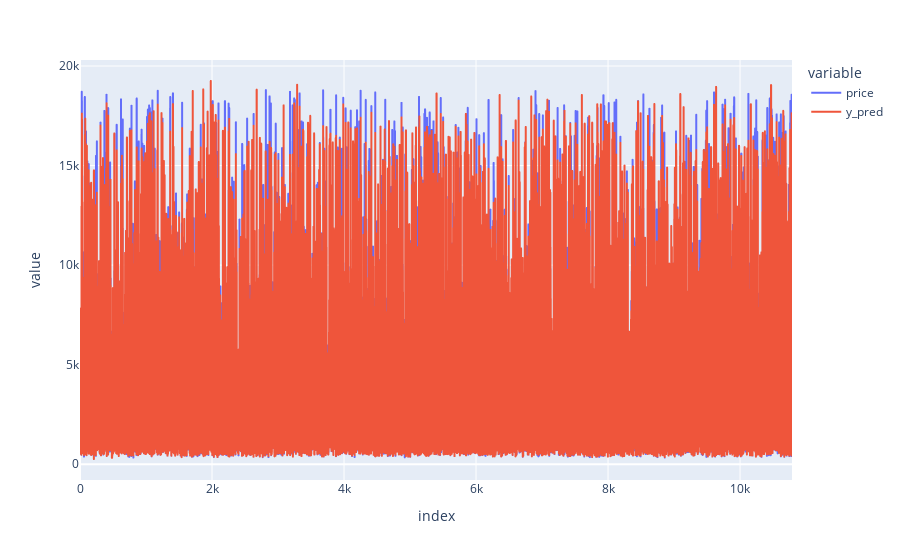

Source (notebook cell):
### Markdown cell above
# Visualisations

### Code cell
# plot predictions
pred_df.plot()

### Figure 1 — Plotly figure (JSON) as saved in the notebook; plotly's stock layout.template omitted (floating-point values rounded to 4 significant figures; data arrays with more than 128 entries replaced by an {"elided": "..."} marker saying what was removed)
{"data": [{"hovertemplate": "variable=price<br>index=%{x}<br>value=%{y}<extra></extra>", "legendgroup": "price", "line": {"color": "#636efa", "dash": "solid"}, "marker": {"symbol": "circle"}, "mode": "lines", "name": "price", "showlegend": true, "type": "scattergl", "x": {"elided": "10788 int values"}, "xaxis": "x", "y": {"elided": "10788 int values"}, "yaxis": "y"}, {"hovertemplate": "variable=y_pred<br>index=%{x}<br>value=%{y}<extra></extra>", "legendgroup": "y_pred", "line": {"color": "#EF553B", "dash": "solid"}, "marker": {"symbol": "circle"}, "mode": "lines", "name": "y_pred", "showlegend": true, "type": "scattergl", "x": {"elided": "10788 int values"}, "xaxis": "x", "y": {"elided": "10788 float values"}, "yaxis": "y"}], "layout": {"legend": {"title": {"text": "variable"}, "tracegroupgap": 0}, "margin": {"t": 60}, "xaxis": {"anchor": "y", "domain": [0, 1], "title": {"text": "index"}}, "yaxis": {"anchor": "x", "domain": [0, 1], "title": {"text": "value"}}}}
